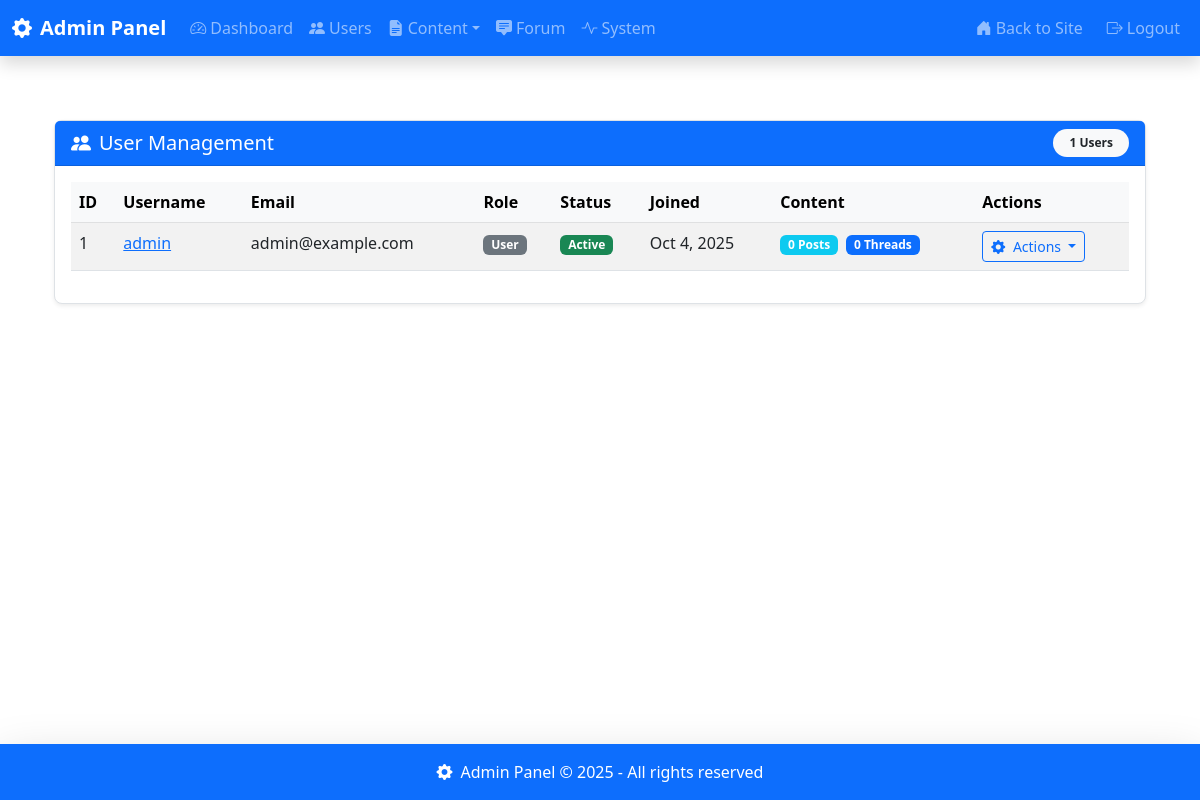
The page /admin/users.php (signed in) on the database its author committed.
### tables this page shows
CREATE TABLE IF NOT EXISTS users (
    user_id INT UNSIGNED AUTO_INCREMENT PRIMARY KEY,
    username VARCHAR(50) NOT NULL UNIQUE,
    email VARCHAR(100) NOT NULL UNIQUE,
    password VARCHAR(255) NOT NULL,
    role ENUM('user', 'admin', 'super_admin') NOT NULL DEFAULT 'user',
    created_at TIMESTAMP DEFAULT CURRENT_TIMESTAMP,
    updated_at TIMESTAMP DEFAULT CURRENT_TIMESTAMP ON UPDATE CURRENT_TIMESTAMP,
    last_login TIMESTAMP NULL,
    is_active BOOLEAN DEFAULT TRUE,
    remember_token VARCHAR(255) DEFAULT NULL,
    reset_token VARCHAR(255) DEFAULT NULL,
    reset_token_expires TIMESTAMP NULL,
    INDEX idx_username (username),
    INDEX idx_email (email),
    INDEX idx_remember_token (remember_token),
    INDEX idx_reset_token (reset_token)
);

### includes/init.php (called while the page is built, shortened)
<?php
spl_autoload_register(function ($class) {
    $classFile = __DIR__ . '/' . $class . '.php';
    if (file_exists($classFile)) {
        return;
    }
    $controllerFile = __DIR__ . '/../controllers/' . $class . '.php';
    $modelFile = __DIR__ . '/../models/' . $class . '.php';
    if (file_exists($modelFile)) {
        return;
    }
});

### includes/Database.php (called while the page is built, shortened)
<?php
class Database {
    private $connection;
    private static $instance = null;
    public static function getInstance() {
        if (self::$instance === null) {
            self::$instance = new self();
        }
        return self::$instance;
    }
    private function connect() {
        try {
            $this->connection = new mysqli(DB_HOST, DB_USER, DB_PASS, DB_NAME);
            $this->connection->set_charset("utf8mb4");
        } catch (Exception $e) {
            die("Database connection error: " . $e->getMessage());
        }
    }
    public function query($query, $params = []) {
        $stmt = $this->connection->prepare($query);
        if (!empty($params)) {
            $types = '';
            $bindParams = [];
            foreach ($params as $param) {
                if (is_int($param)) {
                    $types .= 'i';
                } elseif (is_float($param)) {
                    $types .= 'd';
                } elseif (is_string($param)) {
                    $types .= 's';
                } else {
                    $types .= 'b';
                }
                $bindParams[] = $param;
            }
            array_unshift($bindParams, $types);
            call_user_func_array([$stmt, 'bind_param'], $this->refValues($bindParams));
        }
        $stmt->execute();
        return $stmt;
    }
    private function refValues($arr) {
        $refs = [];
        foreach ($arr as $key => $value) {
            $refs[$key] = &$arr[$key];
        }
        return $refs;
    }
    public function fetchRow($query, $params = []) {
        $stmt = $this->query($query, $params);
        $result = $stmt->get_result();
        $row = $result->fetch_assoc();
        return $row;
    }
    public function fetchAll($query, $params = []) {
        $stmt = $this->query($query, $params);
        $result = $stmt->get_result();
        $rows = [];
        while ($row = $result->fetch_assoc()) {
            $rows[] = $row;
        }
        return $rows;
    }
}

### models/User.php (called while the page is built, shortened)
<?php
class User {
    private $db;
    public function __construct() {
        $this->db = Database::getInstance();
    }
    public function getTotalCount() {
        $query = "SELECT COUNT(*) as count FROM users WHERE is_active = 1";
        $result = $this->db->fetchRow($query);
        return $result ? (int)$result['count'] : 0;
    }
    public function getAll($limit = 20, $offset = 0) {
        $query = "SELECT u.user_id, u.username, u.email, u.role, u.is_active, u.created_at,
                        (SELECT COUNT(*) FROM blog_posts WHERE user_id = u.user_id) as post_count,
                        (SELECT COUNT(*) FROM forum_threads WHERE user_id = u.user_id) as thread_count
                 FROM users u
                 ORDER BY u.created_at DESC
                 LIMIT ?, ?";
        return $this->db->fetchAll($query, [$offset, $limit]);
    }
}

### admin/users.php (the view, shortened to what this page needs)
<?php
require_once '../includes/init.php';
$userModel = new User();
$page = isset($_GET['page']) ? (int)$_GET['page'] : 1;
$limit = 20;
$offset = ($page - 1) * $limit;
$users = $userModel->getAll($limit, $offset);
$totalUsers = $userModel->getTotalCount();
include __DIR__ . '/includes/admin_header.php';
?>
<div class="container mt-4">
    <div class="row">
        <main class="col-12 px-md-4 py-4">
            <div class="card mb-4 shadow-sm border">
                <div class="card-header bg-primary text-white d-flex justify-content-between align-items-center">
                    <h5 class="mb-0 d-flex align-items-center">
                        <i class="bi bi-people-fill me-2"></i> User Management
                    </h5>
                    <span class="badge bg-light text-dark rounded-pill px-3 py-2"><?php echo $totalUsers; ?> Users</span>
                </div>
                <div class="card-body">
                    <div class="table-responsive">
                        <table class="table table-striped table-hover">
                            <thead class="table-light">
                                <tr>
                                    <th>ID</th>
                                    <th>Username</th>
                                    <th>Email</th>
                                    <th>Role</th>
                                    <th>Status</th>
                                    <th>Joined</th>
                                    <th>Content</th>
                                    <th>Actions</th>
                                </tr>
                            </thead>
                            <tbody>
                                <?php foreach ($users as $user): ?>
                                <tr>
                                    <td><?php echo $user['user_id']; ?></td>
                                    <td>
                                        <a href="../profile.php?username=<?php echo urlencode($user['username']); ?>">
                                            <?php echo htmlspecialchars($user['username']); ?>
                                        </a>
                                    </td>
                                    <td><?php echo htmlspecialchars($user['email']); ?></td>
                                    <td>
                                        <?php if ($user['role'] == 'admin'): ?>
                                            <span class="badge bg-danger">Admin</span>
                                        <?php elseif ($user['role'] == 'moderator'): ?>
                                            <span class="badge bg-warning text-dark">Moderator</span>
                                        <?php else: ?>
                                            <span class="badge bg-secondary">User</span>
                                        <?php endif; ?>
                                    </td>
                                    <td>
                                        <?php if ($user['is_active']): ?>
                                            <span class="badge bg-success">Active</span>
                                        <?php else: ?>
                                            <span class="badge bg-danger">Banned</span>
                                        <?php endif; ?>
                                    </td>
                                    <td><?php echo date('M j, Y', strtotime($user['created_at'])); ?></td>
                                    <td>
                                        <span class="badge bg-info text-white me-1"><?php echo $user['post_count']; ?> Posts</span>
                                        <span class="badge bg-primary"><?php echo $user['thread_count']; ?> Threads</span>
                                    </td>
                                    <td>
                                        <div class="dropdown">
                                            <button class="btn btn-sm btn-outline-primary dropdown-toggle" type="button" id="dropdownMenuButton" data-bs-toggle="dropdown" aria-expanded="false">
                                                <i class="bi bi-gear-fill me-1"></i> Actions
                                            </button>
                                        </div>
                                    </td>
                                </tr>
                                <?php endforeach; ?>
                            </tbody>
                        </table>
                    </div>
                </div>
            </div>
        </div>
    </div>
</div>
<?php include __DIR__ . '/includes/admin_footer.php'; ?>

### assets/css/custom.css (style rules this page uses)
body { padding-top: 56px; min-height: 100vh; display: flex; flex-direction: column; }
main { flex: 1; }
.card { box-shadow: 0 0.125rem 0.25rem rgba(0, 0, 0, 0.075); border-radius: 0.5rem; border: 1px solid rgba(0, 0, 0, 0.125); }
.card-header { background-color: rgba(0, 0, 0, 0.03); border-bottom: 1px solid rgba(0, 0, 0, 0.125); }

### admin/includes/admin_header.php (style rules this page uses)
html, body { height: 100%; }
body { display: flex; flex-direction: column; min-height: 100vh; }
body { padding-top: 0px; }

### rows shown on the page
users: user_id "1", username "admin", email "admin@example.com", role "User", is_active "Active", created_at "Oct 4, 2025", post_count "0", thread_count "0"

### other values the page prints
$totalUsers "1"
